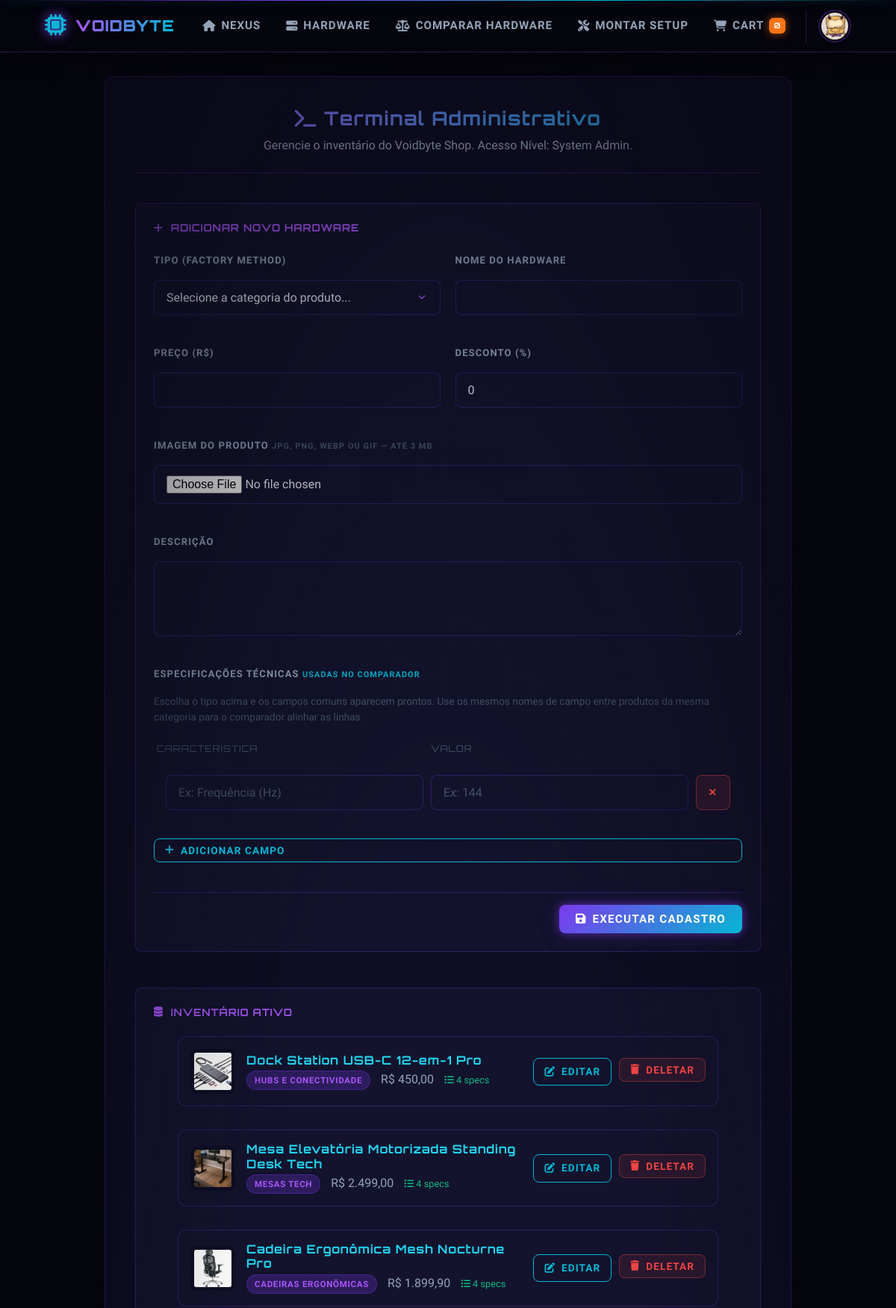
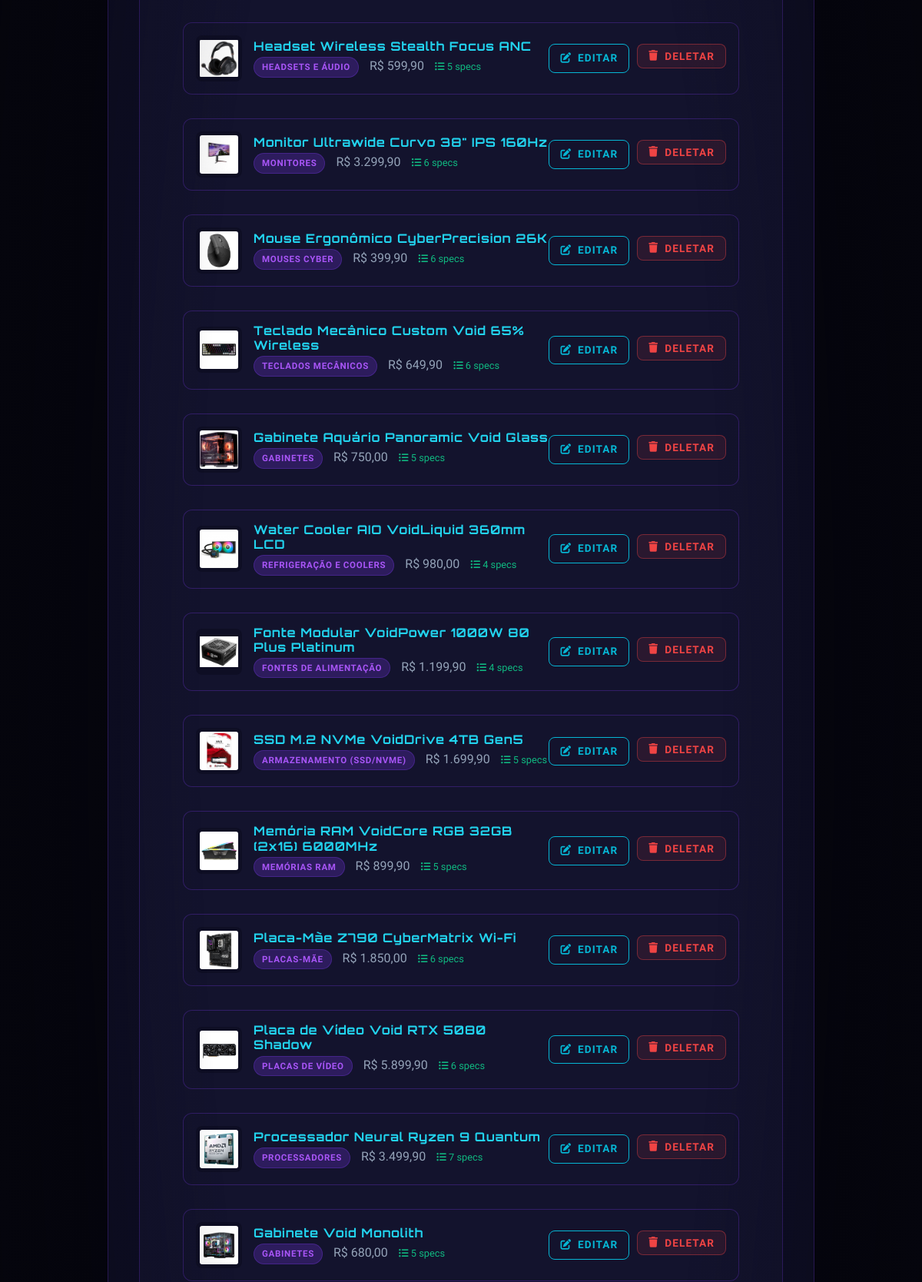
The page /admin.php (signed in, upper part) on the database its author committed (2 pictures, top to bottom).
### tables this page shows
CREATE TABLE `produtos` (
  `id` int(11) NOT NULL,
  `nome` varchar(255) NOT NULL,
  `descricao` text NOT NULL,
  `preco` decimal(10,2) NOT NULL,
  `imagem` varchar(255) NOT NULL DEFAULT './assets/imgs/default-hardware.png',
  `categoria` varchar(100) NOT NULL,
  `especificacoes` longtext DEFAULT NULL CHECK (json_valid(`especificacoes`)),
  `desconto` decimal(5,2) DEFAULT 0.00,
  `data_criacao` timestamp NOT NULL DEFAULT current_timestamp()
);

### admin.php (called while the page is built)
<?php
require_once __DIR__ . '/controllers/AdminController.php';
$adminController = new AdminController();
$adminController->router();
?>

### config/Database.php (called while the page is built, shortened)
<?php
class Database {
    private static $instance = null;
    private $conn;
    private $host = 'localhost';
    private $user = 'root';
    private $pass = '';
    private $dbname = 'voidbyte_shop';
    private function __construct() {
        $this->conn = new mysqli($this->host, $this->user, $this->pass, $this->dbname);
        $this->conn->set_charset("utf8mb4");
    }
    public static function getInstance() {
        if (self::$instance === null) {
            self::$instance = new Database();
        }
        return self::$instance;
    }
    public function getConnection() {
        return $this->conn;
    }
}
?>

### model/ProductModel.php (called while the page is built, shortened)
<?php
require_once __DIR__ . '/../config/Database.php';
class ProductModel {
    private $conn;
    public function __construct() {
        $this->conn = Database::getInstance()->getConnection();
    }
    public function getAllProducts() {
        $stmt = $this->conn->prepare("SELECT * FROM produtos ORDER BY id DESC");
        $stmt->execute();
        return $stmt->get_result()->fetch_all(MYSQLI_ASSOC);
    }
}
?>

### views/admin/dashboard.php (the view, shortened to what this page needs)
<?php include __DIR__ . '/../layout/header.php'; ?>
<main class="admin-container">
    <div class="admin-content-wrapper">
        <div class="form-header">
            <h1><i class="fas fa-terminal"></i> Terminal Administrativo</h1>
            <p>Gerencie o inventário do Voidbyte Shop. Acesso Nível: System Admin.</p>
        </div>
        <div class="form-section" style="margin-bottom: 3rem;">
            <h3><i class="fas fa-plus"></i> Adicionar Novo Hardware</h3>
            <form method="POST" action="admin.php" class="modern-form" enctype="multipart/form-data">
                <div class="form-row">
                    <div class="form-group">
                        <label>Tipo (Factory Method)</label>
                        <select name="tipo" class="input-modern" required>
                            <option value="" disabled selected>Selecione a categoria do produto...</option>
                        </select>
                    </div>
                    <div class="form-group">
                        <label>Nome do Hardware</label>
                        <input type="text" name="nome" class="input-modern" required>
                    </div>
                </div>
                <div class="form-row">
                    <div class="form-group">
                        <label>Preço (R$)</label>
                        <input type="number" step="0.01" name="preco" class="input-modern" required>
                    </div>
                    <div class="form-group">
                        <label>Desconto (%)</label>
                        <input type="number" name="desconto" class="input-modern" value="0">
                    </div>
                </div>
                <div class="form-group full-width">
                    <label>Imagem do Produto <small style="color: var(--text-dim);">JPG, PNG, WEBP ou GIF — até 3 MB</small></label>
                    <input type="file" name="imagem" accept="image/*" class="input-modern input-file" onchange="previewImagem(this, 'preview-novo')">
                </div>
                <div class="form-group full-width">
                    <label>Descrição</label>
                    <textarea name="descricao" class="input-modern" required></textarea>
                </div>
                <div class="form-group full-width">
                    <label>
                        Especificações Técnicas
                        <small style="color: var(--cyan);">usadas no comparador</small>
                    </label>
                    <p style="color: var(--text-dim); font-size: .85rem; margin-bottom: .8rem;">
                        Escolha o tipo acima e os campos comuns aparecem prontos. Use os mesmos nomes
                        de campo entre produtos da mesma categoria para o comparador alinhar as linhas.
                    </p>
                    <div class="spec-head">
                        <span>Característica</span>
                        <span>Valor</span>
                        <span></span>
                    </div>
                    <div id="specs-container"></div>
                    <button type="button" id="btn-add-spec" class="btn-secondary btn-sm" style="margin-top: 10px;">
                        <i class="fas fa-plus"></i> Adicionar campo
                    </button>
                </div>
                <div class="form-actions right">
                    <button type="submit" class="btn-primary"><i class="fas fa-save"></i> Executar Cadastro</button>
                </div>
            </form>
        </div>
        <div class="form-section">
            <h3><i class="fas fa-database"></i> Inventário Ativo</h3>
            <div class="produtos-grid" style="grid-template-columns: 1fr; gap: 15px;">
                <?php foreach($produtos as $produto): ?>
                    <?php
                        $qtdSpecs = 0;
                        $specsTmp = json_decode($produto['especificacoes'] ?? '{}', true);
                        if (is_array($specsTmp)) { $qtdSpecs = count($specsTmp); }
                    ?>
                    <div class="order-card" style="display: flex; justify-content: space-between; align-items: center; padding: 1rem; background: var(--surface-3);">
                        <div style="display: flex; gap: 15px; align-items: center;">
                            <img src="<?php echo htmlspecialchars($produto['imagem']); ?>" alt="Hardware" style="width: 60px; height: 60px; object-fit: contain; background: var(--surface-2); border-radius: 8px; padding: 5px;">
                            <div>
                                <h4 style="color: var(--cyan-light); font-family: 'Orbitron', sans-serif;"><?php echo htmlspecialchars($produto['nome']); ?></h4>
                                <span class="badge-categoria"><?php echo htmlspecialchars($produto['categoria']); ?></span>
                                <span style="color: var(--text-muted); margin-left: 10px;">R$ <?php echo number_format($produto['preco'], 2, ',', '.'); ?></span>
                                <span style="margin-left: 10px; font-size: .8rem; color: <?php echo $qtdSpecs > 0 ? 'var(--green)' : 'var(--orange)'; ?>;">
                                    <i class="fas fa-list-ul"></i> <?php echo $qtdSpecs; ?> specs
                                </span>
                            </div>
                        </div>
                        <div style="display: flex; gap: 10px;">
                            <a href="admin.php?action=edit&id=<?php echo $produto['id']; ?>" class="btn-secondary btn-sm">
                                <i class="fas fa-edit"></i> Editar
                            </a>
                            <form method="POST" action="admin.php" onsubmit="return confirm('Remover este hardware permanentemente?');">
                                <button type="submit" class="btn-danger btn-sm">
                                    <i class="fas fa-trash"></i> Deletar
                                </button>
                            </form>
                        </div>
                    </div>
                <?php endforeach; ?>
            </div>
        </div>
    </div>
</main>
<?php include __DIR__ . '/../layout/footer.php'; ?>

### rows shown on the page
produtos: imagem (picture), nome "Dock Station USB-C 12-em-1 Pro", categoria "HUBS E CONECTIVIDADE", preco "450,00", especificacoes "4"
produtos: imagem (picture), nome "Mesa Elevatória Motorizada Standing Desk Tech", categoria "MESAS TECH", preco "2.499,00", especificacoes "4"
produtos: imagem (picture), nome "Cadeira Ergonômica Mesh Nocturne Pro", categoria "CADEIRAS ERGONÔMICAS", preco "1.899,90", especificacoes "4"
produtos: imagem (picture), nome "Headset Wireless Stealth Focus ANC", categoria "HEADSETS E ÁUDIO", preco "599,90", especificacoes "5"
produtos: imagem (picture), nome "Monitor Ultrawide Curvo 38\" IPS 160Hz", categoria "MONITORES", preco "3.299,90", especificacoes "6"
produtos: imagem (picture), nome "Mouse Ergonômico CyberPrecision 26K", categoria "MOUSES CYBER", preco "399,90", especificacoes "6"
produtos: imagem (picture), nome "Teclado Mecânico Custom Void 65% Wireless", categoria "TECLADOS MECÂNICOS", preco "649,90", especificacoes "6"
produtos: imagem (picture), nome "Gabinete Aquário Panoramic Void Glass", categoria "GABINETES", preco "750,00", especificacoes "5"
produtos: imagem (picture), nome "Water Cooler AIO VoidLiquid 360mm LCD", categoria "REFRIGERAÇÃO E COOLERS", preco "980,00", especificacoes "4"
produtos: imagem (picture), nome "Fonte Modular VoidPower 1000W 80 Plus Platinum", categoria "FONTES DE ALIMENTAÇÃO", preco "1.199,90", especificacoes "4"
produtos: imagem (picture), nome "SSD M.2 NVMe VoidDrive 4TB Gen5", categoria "ARMAZENAMENTO (SSD/NVME)", preco "1.699,90", especificacoes "5"
produtos: imagem (picture), nome "Memória RAM VoidCore RGB 32GB (2x16) 6000MHz", categoria "MEMÓRIAS RAM", preco "899,90", especificacoes "5"
produtos: imagem (picture), nome "Placa-Mãe Z790 CyberMatrix Wi-Fi", categoria "PLACAS-MÃE", preco "1.850,00", especificacoes "6"
produtos: imagem (picture), nome "Placa de Vídeo Void RTX 5080 Shadow", categoria "PLACAS DE VÍDEO", preco "5.899,90", especificacoes "6"
produtos: imagem (picture), nome "Processador Neural Ryzen 9 Quantum", categoria "PROCESSADORES", preco "3.499,90", especificacoes "7"
produtos: imagem (picture), nome "Gabinete Void Monolith", categoria "GABINETES", preco "680,00", especificacoes "5"

### other values the page prints
$totalItensCarrinho "0"
